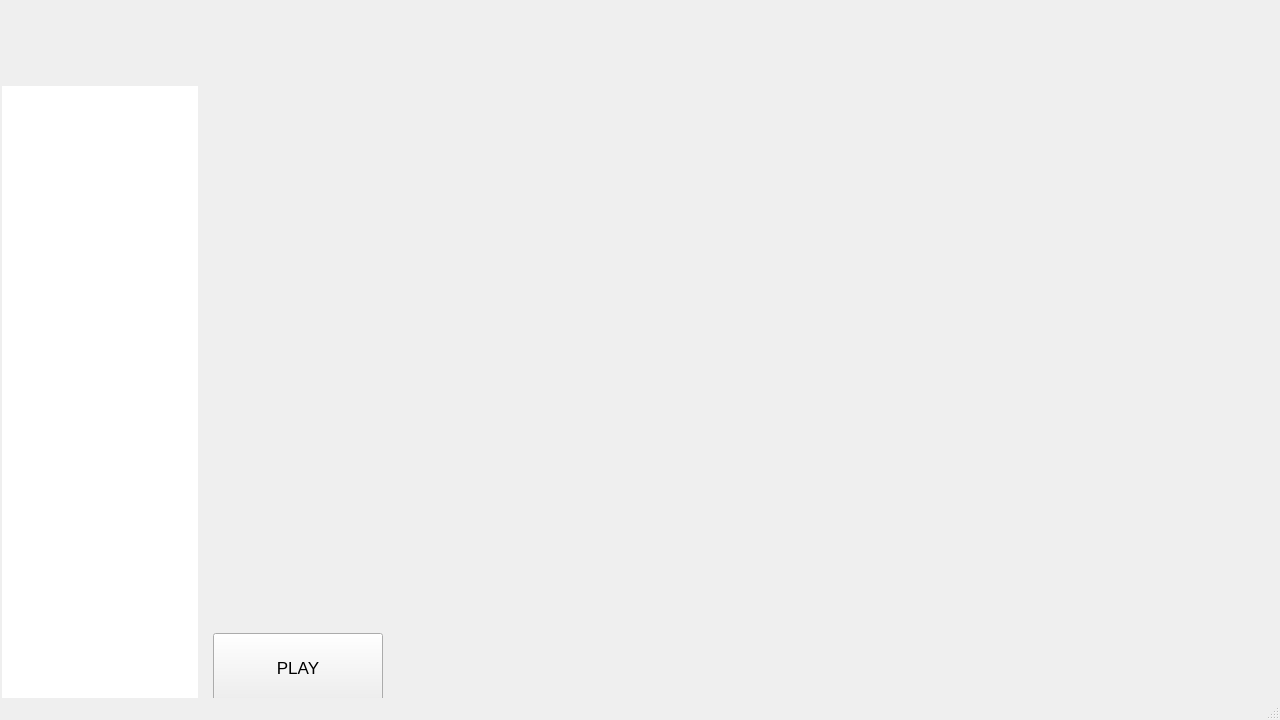
<?xml version="1.0" encoding="UTF-8"?>
<ui version="4.0">
 <class>MainWindow</class>
 <widget class="QMainWindow" name="MainWindow">
  <property name="geometry">
   <rect>
    <x>0</x>
    <y>0</y>
    <width>1280</width>
    <height>720</height>
   </rect>
  </property>
  <property name="minimumSize">
   <size>
    <width>800</width>
    <height>600</height>
   </size>
  </property>
  <property name="windowTitle">
   <string>NexusLauncher</string>
  </property>
  <widget class="QWidget" name="centralwidget">
   <layout class="QVBoxLayout" name="verticalLayout_3">
    <property name="spacing">
     <number>0</number>
    </property>
    <property name="leftMargin">
     <number>0</number>
    </property>
    <property name="topMargin">
     <number>0</number>
    </property>
    <property name="rightMargin">
     <number>0</number>
    </property>
    <property name="bottomMargin">
     <number>0</number>
    </property>
    <item>
     <layout class="QVBoxLayout" name="verticalLayout_2">
      <property name="spacing">
       <number>6</number>
      </property>
      <property name="topMargin">
       <number>0</number>
      </property>
      <property name="bottomMargin">
       <number>0</number>
      </property>
      <item>
       <layout class="QHBoxLayout" name="CloseLogoLayout" stretch="14">
        <property name="topMargin">
         <number>0</number>
        </property>
        <property name="rightMargin">
         <number>0</number>
        </property>
        <property name="bottomMargin">
         <number>0</number>
        </property>
        <item>
         <widget class="QFrame" name="NavBarFrame">
          <property name="minimumSize">
           <size>
            <width>200</width>
            <height>80</height>
           </size>
          </property>
          <property name="maximumSize">
           <size>
            <width>16777215</width>
            <height>80</height>
           </size>
          </property>
          <property name="frameShape">
           <enum>QFrame::NoFrame</enum>
          </property>
          <property name="frameShadow">
           <enum>QFrame::Raised</enum>
          </property>
         </widget>
        </item>
       </layout>
      </item>
      <item>
       <layout class="QVBoxLayout" name="verticalLayout" stretch="0">
        <property name="spacing">
         <number>6</number>
        </property>
        <property name="sizeConstraint">
         <enum>QLayout::SetDefaultConstraint</enum>
        </property>
        <property name="topMargin">
         <number>0</number>
        </property>
        <property name="bottomMargin">
         <number>0</number>
        </property>
        <item>
         <layout class="QHBoxLayout" name="DataContent" stretch="2,10">
          <property name="spacing">
           <number>0</number>
          </property>
          <property name="leftMargin">
           <number>0</number>
          </property>
          <item>
           <layout class="QVBoxLayout" name="verticalLayout_4">
            <property name="spacing">
             <number>6</number>
            </property>
            <property name="leftMargin">
             <number>2</number>
            </property>
            <property name="rightMargin">
             <number>0</number>
            </property>
            <item>
             <widget class="QListWidget" name="GamesList">
              <property name="minimumSize">
               <size>
                <width>196</width>
                <height>0</height>
               </size>
              </property>
              <property name="maximumSize">
               <size>
                <width>196</width>
                <height>16777215</height>
               </size>
              </property>
              <property name="frameShape">
               <enum>QFrame::NoFrame</enum>
              </property>
             </widget>
            </item>
           </layout>
          </item>
          <item>
           <widget class="QWidget" name="GameDataWidget" native="true">
            <layout class="QVBoxLayout" name="verticalLayout_6">
             <property name="leftMargin">
              <number>0</number>
             </property>
             <property name="topMargin">
              <number>0</number>
             </property>
             <property name="rightMargin">
              <number>0</number>
             </property>
             <property name="bottomMargin">
              <number>0</number>
             </property>
             <item>
              <widget class="QWidget" name="GameDataOverlay" native="true">
               <property name="minimumSize">
                <size>
                 <width>200</width>
                 <height>200</height>
                </size>
               </property>
               <layout class="QVBoxLayout" name="verticalLayout_7">
                <property name="spacing">
                 <number>0</number>
                </property>
                <property name="leftMargin">
                 <number>0</number>
                </property>
                <property name="topMargin">
                 <number>0</number>
                </property>
                <property name="rightMargin">
                 <number>0</number>
                </property>
                <property name="bottomMargin">
                 <number>0</number>
                </property>
                <item>
                 <layout class="QVBoxLayout" name="GameDataLayout">
                  <property name="spacing">
                   <number>6</number>
                  </property>
                  <item>
                   <layout class="QVBoxLayout" name="GameSelectedData" stretch="0,0,5,0,10,0">
                    <property name="spacing">
                     <number>0</number>
                    </property>
                    <property name="leftMargin">
                     <number>15</number>
                    </property>
                    <property name="topMargin">
                     <number>15</number>
                    </property>
                    <property name="rightMargin">
                     <number>15</number>
                    </property>
                    <property name="bottomMargin">
                     <number>0</number>
                    </property>
                    <item>
                     <widget class="QLabel" name="GameTitleLabel">
                      <property name="minimumSize">
                       <size>
                        <width>0</width>
                        <height>44</height>
                       </size>
                      </property>
                      <property name="maximumSize">
                       <size>
                        <width>16777215</width>
                        <height>44</height>
                       </size>
                      </property>
                      <property name="font">
                       <font>
                        <pointsize>23</pointsize>
                        <weight>75</weight>
                        <bold>true</bold>
                       </font>
                      </property>
                      <property name="mouseTracking">
                       <bool>true</bool>
                      </property>
                      <property name="styleSheet">
                       <string notr="true">color: rgb(255, 255, 255);</string>
                      </property>
                      <property name="text">
                       <string/>
                      </property>
                      <property name="alignment">
                       <set>Qt::AlignLeading|Qt::AlignLeft|Qt::AlignTop</set>
                      </property>
                      <property name="wordWrap">
                       <bool>true</bool>
                      </property>
                     </widget>
                    </item>
                    <item>
                     <widget class="QLabel" name="GameAuthorLabel">
                      <property name="minimumSize">
                       <size>
                        <width>0</width>
                        <height>65</height>
                       </size>
                      </property>
                      <property name="maximumSize">
                       <size>
                        <width>16777215</width>
                        <height>65</height>
                       </size>
                      </property>
                      <property name="font">
                       <font>
                        <pointsize>11</pointsize>
                        <weight>50</weight>
                        <italic>true</italic>
                        <bold>false</bold>
                       </font>
                      </property>
                      <property name="mouseTracking">
                       <bool>true</bool>
                      </property>
                      <property name="styleSheet">
                       <string notr="true">color: rgb(255, 255, 255);</string>
                      </property>
                      <property name="text">
                       <string/>
                      </property>
                      <property name="textFormat">
                       <enum>Qt::AutoText</enum>
                      </property>
                      <property name="alignment">
                       <set>Qt::AlignLeading|Qt::AlignLeft|Qt::AlignTop</set>
                      </property>
                      <property name="wordWrap">
                       <bool>true</bool>
                      </property>
                     </widget>
                    </item>
                    <item>
                     <widget class="QLabel" name="GameUrlLabel">
                      <property name="minimumSize">
                       <size>
                        <width>0</width>
                        <height>65</height>
                       </size>
                      </property>
                      <property name="maximumSize">
                       <size>
                        <width>16777215</width>
                        <height>65</height>
                       </size>
                      </property>
                      <property name="font">
                       <font>
                        <pointsize>11</pointsize>
                        <weight>50</weight>
                        <italic>true</italic>
                        <bold>false</bold>
                       </font>
                      </property>
                      <property name="mouseTracking">
                       <bool>true</bool>
                      </property>
                      <property name="styleSheet">
                       <string notr="true">color: rgb(255, 255, 255);</string>
                      </property>
                      <property name="text">
                       <string/>
                      </property>
                      <property name="textFormat">
                       <enum>Qt::AutoText</enum>
                      </property>
                      <property name="alignment">
                       <set>Qt::AlignLeading|Qt::AlignLeft|Qt::AlignTop</set>
                      </property>
                      <property name="wordWrap">
                       <bool>true</bool>
                      </property>
                     </widget>
                    </item>
                    <item>
                     <widget class="QLabel" name="GameHeaderDescriptionLabel">
                      <property name="minimumSize">
                       <size>
                        <width>0</width>
                        <height>36</height>
                       </size>
                      </property>
                      <property name="maximumSize">
                       <size>
                        <width>16777215</width>
                        <height>36</height>
                       </size>
                      </property>
                      <property name="font">
                       <font>
                        <pointsize>13</pointsize>
                        <weight>75</weight>
                        <bold>true</bold>
                       </font>
                      </property>
                      <property name="styleSheet">
                       <string notr="true">color: rgb(255, 255, 255);</string>
                      </property>
                      <property name="text">
                       <string/>
                      </property>
                      <property name="textFormat">
                       <enum>Qt::PlainText</enum>
                      </property>
                      <property name="alignment">
                       <set>Qt::AlignLeading|Qt::AlignLeft|Qt::AlignTop</set>
                      </property>
                      <property name="wordWrap">
                       <bool>true</bool>
                      </property>
                     </widget>
                    </item>
                    <item>
                     <widget class="QLabel" name="GameDescriptionLabel">
                      <property name="minimumSize">
                       <size>
                        <width>0</width>
                        <height>100</height>
                       </size>
                      </property>
                      <property name="font">
                       <font>
                        <pointsize>12</pointsize>
                       </font>
                      </property>
                      <property name="styleSheet">
                       <string notr="true">color: rgb(255, 255, 255);</string>
                      </property>
                      <property name="text">
                       <string/>
                      </property>
                      <property name="textFormat">
                       <enum>Qt::AutoText</enum>
                      </property>
                      <property name="alignment">
                       <set>Qt::AlignLeading|Qt::AlignLeft|Qt::AlignTop</set>
                      </property>
                      <property name="wordWrap">
                       <bool>true</bool>
                      </property>
                     </widget>
                    </item>
                    <item>
                     <layout class="QHBoxLayout" name="horizontalLayout_2">
                      <item>
                       <widget class="QPushButton" name="GamePlayButton">
                        <property name="minimumSize">
                         <size>
                          <width>170</width>
                          <height>70</height>
                         </size>
                        </property>
                        <property name="maximumSize">
                         <size>
                          <width>100</width>
                          <height>60</height>
                         </size>
                        </property>
                        <property name="font">
                         <font>
                          <pointsize>13</pointsize>
                         </font>
                        </property>
                        <property name="text">
                         <string>PLAY</string>
                        </property>
                        <property name="autoDefault">
                         <bool>false</bool>
                        </property>
                        <property name="default">
                         <bool>false</bool>
                        </property>
                        <property name="flat">
                         <bool>false</bool>
                        </property>
                       </widget>
                      </item>
                      <item>
                       <widget class="QLabel" name="GameVersionLabel">
                        <property name="font">
                         <font>
                          <pointsize>11</pointsize>
                         </font>
                        </property>
                        <property name="styleSheet">
                         <string notr="true">color: rgb(255, 255, 255);</string>
                        </property>
                        <property name="text">
                         <string/>
                        </property>
                        <property name="textFormat">
                         <enum>Qt::AutoText</enum>
                        </property>
                        <property name="alignment">
                         <set>Qt::AlignBottom|Qt::AlignRight|Qt::AlignTrailing</set>
                        </property>
                        <property name="wordWrap">
                         <bool>true</bool>
                        </property>
                        <property name="margin">
                         <number>0</number>
                        </property>
                       </widget>
                      </item>
                     </layout>
                    </item>
                   </layout>
                  </item>
                 </layout>
                </item>
               </layout>
              </widget>
             </item>
            </layout>
           </widget>
          </item>
         </layout>
        </item>
       </layout>
      </item>
     </layout>
    </item>
   </layout>
  </widget>
  <widget class="QMenuBar" name="menubar">
   <property name="geometry">
    <rect>
     <x>0</x>
     <y>0</y>
     <width>1280</width>
     <height>20</height>
    </rect>
   </property>
  </widget>
  <widget class="QStatusBar" name="statusbar"/>
 </widget>
 <resources/>
 <connections/>
</ui>
